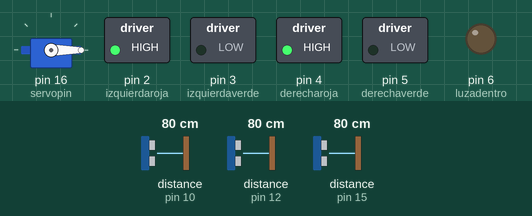
Bench run of a sketch on a simulated Arduino Nano, built with avr-gcc and run on an emulated ATmega328P. Shown: servo, switched loads named in the sketch (green lamp = pin HIGH), output pins drawn as LEDs (lit = HIGH). Wiring (inferred from the names in the program): 3 × ultrasonic range finder: trigger pin 9, echo pin 10 / trigger pin 11, echo pin 12 / trigger pin 14, echo pin 15. The inputs (shaded band) are chosen by the test bench; at power-on: distance to the obstacle (sensors on pin 10, pin 12, pin 15) 80 cm. The echo pulse lasts 58.3 µs per cm; pins used as bus, display or sensor lines are not drawn.

Above: at 2.8 s.
2.9 s: distance to the obstacle (sensor on pin 10) set to 17 cm
5.6 s: distance to the obstacle (sensor on pin 10) set to 13 cm
At 6.8 s:
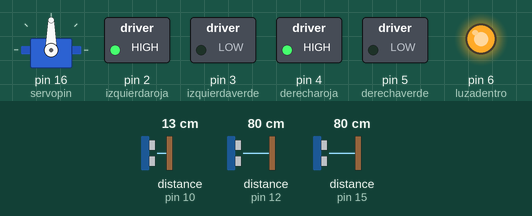
At 8.3 s:
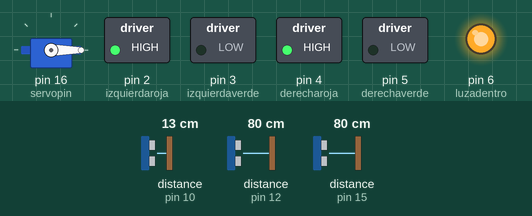
11.5 s: distance to the obstacle (sensor on pin 12) set to 18 cm
15.2 s: distance to the obstacle (sensor on pin 12) set to 13 cm
At 19.3 s:
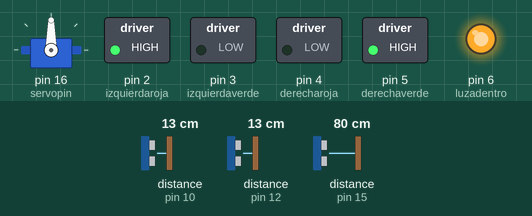
21.2 s: distance to the obstacle (sensor on pin 15) set to 17 cm
23.9 s: distance to the obstacle (sensor on pin 15) set to 14 cm
At 26.9 s:
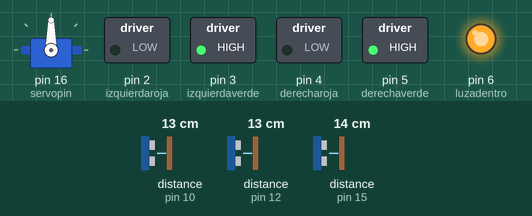
Timing chart, 0 to 30.5 s (numbered marks = the images above; inputs shaded):
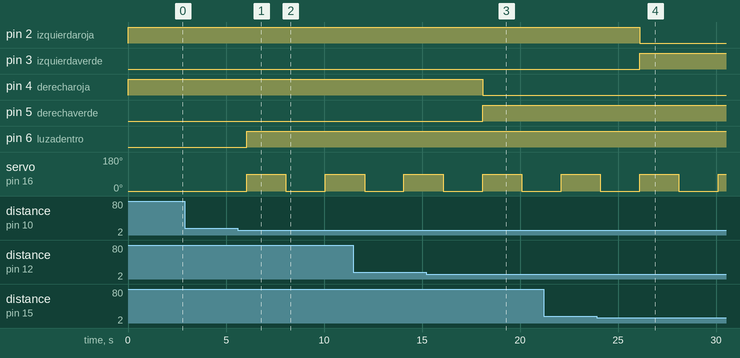

Measured:
- the behaviour switches between 16 and 15 cm on distance to the obstacle (sensor on pin 10) (found by bisection; images 0 and 1)
- the behaviour switches between 16 and 15 cm on distance to the obstacle (sensor on pin 12) (found by bisection; images 2 and 3)
- the behaviour switches between 16 and 15 cm on distance to the obstacle (sensor on pin 15) (found by bisection; images 3 and 4)
- after the input at 2.9 s, every drawn part: stays the same
- after the input at 5.6 s, pin 6 (luzadentro): LOW → HIGH after 0.45 s; servo on pin 16 (servopin): 0° → 90° after 0.45 s, → 0° 2.0 s later, → 90° 2.0 s later
- after the input at 15.2 s, pin 4 (derecharoja): HIGH → LOW after 2.9 s; pin 5 (derechaverde): LOW → HIGH after 2.9 s
- after the input at 23.9 s, pin 2 (izquierdaroja): HIGH → LOW after 2.2 s; pin 3 (izquierdaverde): LOW → HIGH after 2.2 s

The sketch:

PROYECTO4_CASA_DOMOTICA.ino
```cpp
/*
simulacion en wokwi del proyecto:
https://wokwi.com/projects/376327338819565569
*/

#include <Servo.h> //LIBRERIA DEL SERVO
Servo servo;
int servopin=16; //pin del servo
int angle=0;  //angulo inicial
#include "NewPing.h" //LIBRERIA DEL ULTRASONICO

// PRIMER ULTRASONICO PUERTA
#define TRIGGER_PIN1 9
#define ECHO_PIN1 10

// SEGUNDO ULTRASONICO DERECHA
#define TRIGGER_PIN2 11
#define ECHO_PIN2 12

// TERCER ULTRASONICO IZQUIERDA
#define TRIGGER_PIN3 14
#define ECHO_PIN3 15

long duracion, distancia, puerta, izquierda, derecha; //VARIABLES PARA MEDICIONES DE
// DISTANCIA

//DEFINICION DE PINES DE LAS LUCES
int izquierdaroja = 2;
int izquierdaverde = 3;
int derecharoja = 4;
int derechaverde = 5;
int luzadentro = 6;

int pResistor=A7;//FOTORESISTENCIA

void setup() {
  Serial.begin(9600);
  // LUCES IZQUIERDA
  pinMode(izquierdaroja, OUTPUT);
  pinMode(izquierdaverde, OUTPUT);
  digitalWrite(izquierdaroja, HIGH);
  digitalWrite(izquierdaverde, LOW);
  // LUCES DERECHA
  pinMode(derecharoja, OUTPUT); // Agregué esta línea para configurar el pin de la luz derecha
  pinMode(derechaverde, OUTPUT); // Agregué esta línea para configurar el pin de la luz derecha

  // LUZ ADENTRO
  pinMode(luzadentro, OUTPUT); // Agregué esta línea para configurar el pin de la luz adentro

  // FOTO RESISTOR
  pinMode(pResistor, INPUT);

  // PINES DE LOS ULTRASONICOS
  // ULTRASONICO 1
  pinMode(TRIGGER_PIN1, OUTPUT);
  pinMode(ECHO_PIN1, INPUT);
  // ULTRASONICO 2
  pinMode(TRIGGER_PIN2, OUTPUT);
  pinMode(ECHO_PIN2, INPUT);
  // ULTRASONICO 3
  pinMode(TRIGGER_PIN3, OUTPUT);
  pinMode(ECHO_PIN3, INPUT);

  // SETUP DEL SERVO MOTOR
  servo.attach(servopin);
  servo.write(angle);
}

//FUNCION DE MEDIR DISTANCIA
void medir(int trigPin, int echoPin)
{
  digitalWrite(trigPin, LOW);
  delayMicroseconds(2);
  digitalWrite(trigPin, HIGH);
  delayMicroseconds(10);
  digitalWrite(trigPin, LOW);
  duracion = pulseIn(echoPin, HIGH);
  distancia = (duracion)*0.017;
}

//FUNCION DEL FOTORESISTOR SI LA LUZ DE ADENTRO ESTA APAGADA
void controlarLuzInterior() {
  int valorLuz = analogRead(pResistor); // Leer la luz con el fotoresistor
  Serial.println("LUZ=");
  Serial.print(valorLuz);
  Serial.println("\n");
  if (valorLuz > 400) {
    digitalWrite(luzadentro, LOW); // Apagar la luz interior si está oscuro
  } else {
    digitalWrite(luzadentro, HIGH); // Encender la luz interior si está claro
  }
}

void loop()
{
  //MEDIR DISTANCIA EN LA PUERTA
  medir(TRIGGER_PIN1,ECHO_PIN1);
  puerta=distancia;
  //MEDIR DISTANCIA A LA DERECHA DE LA CASA
  medir(TRIGGER_PIN2,ECHO_PIN2);
  derecha=distancia;
  //MEDIR DISTNCIA A LA IZQUIERDA DE LA PUERTA
  medir(TRIGGER_PIN3,ECHO_PIN3);
  izquierda=distancia;

  // Control de las luces izquierda
  if (izquierda < 15)
  {
    digitalWrite(izquierdaroja, LOW);   // Apaga la luz roja izquierda
    digitalWrite(izquierdaverde, HIGH); // Enciende la luz verde izquierda
  } else
  {
    digitalWrite(izquierdaroja, HIGH);  // Enciende la luz roja izquierda
    digitalWrite(izquierdaverde, LOW);  // Apaga la luz verde izquierda
  }

  // Control de las luces derecha
  if (derecha < 15)
  {
    digitalWrite(derecharoja, LOW);    // Apaga la luz roja derecha
    digitalWrite(derechaverde, HIGH);  // Enciende la luz verde derecha
  } else
  {
    digitalWrite(derecharoja, HIGH);   // Enciende la luz roja derecha
    digitalWrite(derechaverde, LOW);   // Apaga la luz verde derecha
  }

  // Control de la puerta
  if (puerta < 15)
    {
      digitalWrite(luzadentro, HIGH);  // Enciende la luz adentro
      servo.write(angle+90); //El servo se movera 90 grados más de la posición inicial
                             //en nuestro caso posicion inicial es 0
      delay(2000);
      servo.write(angle);  //servo vuelve a su posicion inicial cerrando la puerta
    }
  else
    digitalWrite(luzadentro, LOW);   // Apaga la luz adentro

   //Este if va a ver si la luz de adentro esta apagada, en caso de estar apagada entonces
   //se hara el control inteligente de luz
  if(digitalRead(luzadentro==LOW))
  {
    controlarLuzInterior();
  }

  delay(2000); // UN DELAY PARA QUE ESTE UN POCO MAS CONTROLADO LAS MEDICIONES SE PUEDE CAMBIAR
  // SEGUN QUERAMOS
}
```
